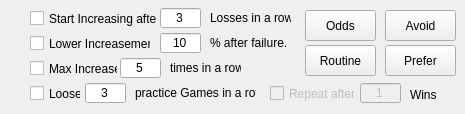
    <widget class="QWidget" name="tab_3">
     <attribute name="title">
      <string>Tactics</string>
     </attribute>
     <widget class="QPushButton" name="pushButton">
      <property name="geometry">
       <rect>
        <x>305</x>
        <y>10</y>
        <width>71</width>
        <height>31</height>
       </rect>
      </property>
      <property name="toolTip">
       <string>&lt;html&gt;&lt;head/&gt;&lt;body&gt;&lt;p&gt;&lt;span style=&quot; font-size:8pt; font-weight:400;&quot;&gt;Show the Odds for every Setting.&lt;/span&gt;&lt;/p&gt;&lt;/body&gt;&lt;/html&gt;</string>
      </property>
      <property name="text">
       <string>Odds</string>
      </property>
     </widget>
     <widget class="QLabel" name="label_30">
      <property name="geometry">
       <rect>
        <x>210</x>
        <y>10</y>
        <width>81</width>
        <height>16</height>
       </rect>
      </property>
      <property name="text">
       <string>Losses in a row.</string>
      </property>
     </widget>
     <widget class="QLineEdit" name="lineEdit_17">
      <property name="geometry">
       <rect>
        <x>160</x>
        <y>8</y>
        <width>41</width>
        <height>20</height>
       </rect>
      </property>
      <property name="text">
       <string>3</string>
      </property>
      <property name="alignment">
       <set>Qt::AlignCenter</set>
      </property>
     </widget>
     <widget class="QCheckBox" name="checkBox_17">
      <property name="geometry">
       <rect>
        <x>30</x>
        <y>10</y>
        <width>127</width>
        <height>17</height>
       </rect>
      </property>
      <property name="text">
       <string>Start Increasing after:</string>
      </property>
     </widget>
     <widget class="QLabel" name="label_31">
      <property name="geometry">
       <rect>
        <x>210</x>
        <y>35</y>
        <width>81</width>
        <height>16</height>
       </rect>
      </property>
      <property name="text">
       <string>% after failure.</string>
      </property>
     </widget>
     <widget class="QLineEdit" name="lineEdit_18">
      <property name="geometry">
       <rect>
        <x>160</x>
        <y>33</y>
        <width>41</width>
        <height>20</height>
       </rect>
      </property>
      <property name="text">
       <string>10</string>
      </property>
      <property name="alignment">
       <set>Qt::AlignCenter</set>
      </property>
     </widget>
     <widget class="QCheckBox" name="checkBox_18">
      <property name="geometry">
       <rect>
        <x>30</x>
        <y>35</y>
        <width>121</width>
        <height>17</height>
       </rect>
      </property>
      <property name="text">
       <string>Lower Increasement:</string>
      </property>
     </widget>
     <widget class="QPushButton" name="pushButton_3">
      <property name="geometry">
       <rect>
        <x>305</x>
        <y>45</y>
        <width>71</width>
        <height>31</height>
       </rect>
      </property>
      <property name="toolTip">
       <string>&lt;html&gt;&lt;head/&gt;&lt;body&gt;&lt;p&gt;&lt;span style=&quot; font-size:8pt; font-weight:400;&quot;&gt;Pick a Routine the Bot will play every Round.&lt;/span&gt;&lt;/p&gt;&lt;/body&gt;&lt;/html&gt;</string>
      </property>
      <property name="text">
       <string>Routine</string>
      </property>
     </widget>
     <widget class="QLabel" name="label_15">
      <property name="geometry">
       <rect>
        <x>170</x>
        <y>60</y>
        <width>71</width>
        <height>16</height>
       </rect>
      </property>
      <property name="text">
       <string>times in a row.</string>
      </property>
     </widget>
     <widget class="QLineEdit" name="lineEdit_7">
      <property name="geometry">
       <rect>
        <x>120</x>
        <y>58</y>
        <width>41</width>
        <height>20</height>
       </rect>
      </property>
      <property name="text">
       <string>5</string>
      </property>
      <property name="alignment">
       <set>Qt::AlignCenter</set>
      </property>
     </widget>
     <widget class="QCheckBox" name="checkBox_7">
      <property name="geometry">
       <rect>
        <x>30</x>
        <y>60</y>
        <width>88</width>
        <height>17</height>
       </rect>
      </property>
      <property name="text">
       <string>Max Increase:</string>
      </property>
     </widget>
     <widget class="QLabel" name="label_32">
      <property name="geometry">
       <rect>
        <x>135</x>
        <y>85</y>
        <width>121</width>
        <height>16</height>
       </rect>
      </property>
      <property name="text">
       <string>practice Games in a row.</string>
      </property>
     </widget>
     <widget class="QCheckBox" name="checkBox_19">
      <property name="geometry">
       <rect>
        <x>30</x>
        <y>85</y>
        <width>51</width>
        <height>17</height>
       </rect>
      </property>
      <property name="text">
       <string>Loose:</string>
      </property>
     </widget>
     <widget class="QLineEdit" name="lineEdit_19">
      <property name="geometry">
       <rect>
        <x>85</x>
        <y>83</y>
        <width>41</width>
        <height>20</height>
       </rect>
      </property>
      <property name="text">
       <string>3</string>
      </property>
      <property name="alignment">
       <set>Qt::AlignCenter</set>
      </property>
     </widget>
     <widget class="QLineEdit" name="lineEdit_20">
      <property name="enabled">
       <bool>false</bool>
      </property>
      <property name="geometry">
       <rect>
        <x>360</x>
        <y>83</y>
        <width>41</width>
        <height>20</height>
       </rect>
      </property>
      <property name="text">
       <string>1</string>
      </property>
      <property name="alignment">
       <set>Qt::AlignCenter</set>
      </property>
     </widget>
     <widget class="QLabel" name="label_33">
      <property name="geometry">
       <rect>
        <x>410</x>
        <y>85</y>
        <width>31</width>
        <height>20</height>
       </rect>
      </property>
      <property name="toolTip">
       <string>&lt;html&gt;&lt;head/&gt;&lt;body&gt;&lt;p&gt;i.a.r. = in a row&lt;/p&gt;&lt;/body&gt;&lt;/html&gt;</string>
      </property>
      <property name="text">
       <string>Wins</string>
      </property>
     </widget>
     <widget class="QCheckBox" name="checkBox_20">
      <property name="enabled">
       <bool>false</bool>
      </property>
      <property name="geometry">
       <rect>
        <x>270</x>
        <y>85</y>
        <width>85</width>
        <height>17</height>
       </rect>
      </property>
      <property name="text">
       <string>Repeat after:</string>
      </property>
     </widget>
     <widget class="QPushButton" name="pushButton_4">
      <property name="geometry">
       <rect>
        <x>385</x>
        <y>10</y>
        <width>71</width>
        <height>31</height>
       </rect>
      </property>
      <property name="toolTip">
       <string>&lt;html&gt;&lt;head/&gt;&lt;body&gt;&lt;p&gt;&lt;span style=&quot; font-size:8pt; font-weight:400;&quot;&gt;Pick on the Playboard which Tiles to avoid.&lt;/span&gt;&lt;/p&gt;&lt;/body&gt;&lt;/html&gt;</string>
      </property>
      <property name="text">
       <string>Avoid</string>
      </property>
     </widget>
     <widget class="QPushButton" name="pushButton_5">
      <property name="geometry">
       <rect>
        <x>385</x>
        <y>45</y>
        <width>71</width>
        <height>31</height>
       </rect>
      </property>
      <property name="toolTip">
       <string>&lt;html&gt;&lt;head/&gt;&lt;body&gt;&lt;p&gt;&lt;span style=&quot; font-size:8pt; font-weight:400;&quot;&gt;Pick on the Playboard which Tiles to prefer.&lt;/span&gt;&lt;/p&gt;&lt;/body&gt;&lt;/html&gt;</string>
      </property>
      <property name="text">
       <string>Prefer</string>
      </property>
     </widget>
    </widget>
